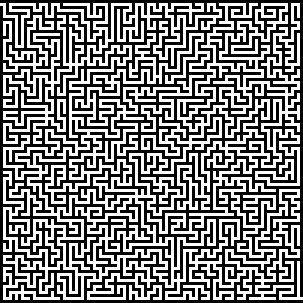
#> input picture maze_solver/maze.png, 101 x 101 px (shown 3 times larger)
$ python maze_solver.py
#> lines starting #> are read from the running program, lines starting #| are printed output that depends on the picture

import matplotlib.pyplot as plt
from queue import Queue


def iswhite(value):
    if value == 1:
        return True


def getadjacent(n):
    x, y = n
    return [(x - 1, y), (x, y - 1), (x + 1, y), (x, y + 1)]


def BFS(start, end, pixels):
    queue = Queue()
    queue.put([start])

    while not queue.empty():

        path = queue.get()
        pixel = path[-1]

        if pixel == end:
            return path

        for adjacent in getadjacent(pixel):
            x, y = adjacent

            if x < 0 or y < 0 or x > 100 or y > 100:
                continue

            print(x, y)
            if iswhite(pixels[x, y]):
                pixels[x, y] = 0.5
                new_path = list(path)
                new_path.append(adjacent)
                queue.put(new_path)

    print("Queue has been exhausted. No answer was found.")


if __name__ == '__main__':
    base_pixels = plt.imread('maze.png')
#> base_pixels: shape (101, 101) float32; values 0 (black) and 1 (white), 49.1% white in thin lines or dots
    path_pixels = base_pixels.copy()
    start = (1, 0)  # start coordicate
    end = (99, 100)  # goal coordinate
    path = BFS(start, end, base_pixels)
#> after the loop in BFS, `while not queue.empty():`:
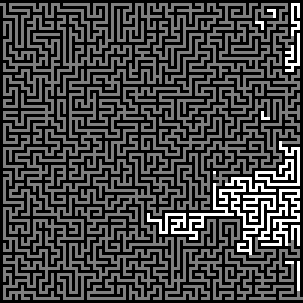
#> pixels: shape (101, 101) float32 (shown 3 times larger); min 0, max 1, mean 0.27
#> path = 455 pairs, first value 1 to 99, second value 0 to 100

    for position in path:
        x, y = position
        path_pixels[x, y] = 0.5
#> this loop made 455 passes
#> (x, y) on passes 1 to 3: (1, 0), (1, 1), (2, 1)
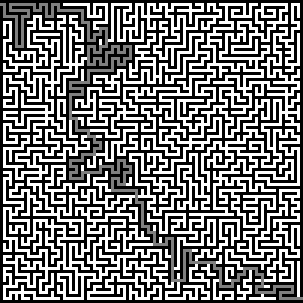
#> path_pixels: shape (101, 101) float32 (shown 3 times larger); min 0, max 1, mean 0.469

    plt.figure()
    plt.imshow(path_pixels, cmap='gray')
    plt.axis('off')
    plt.savefig('maze_solved.png')
    plt.show()
